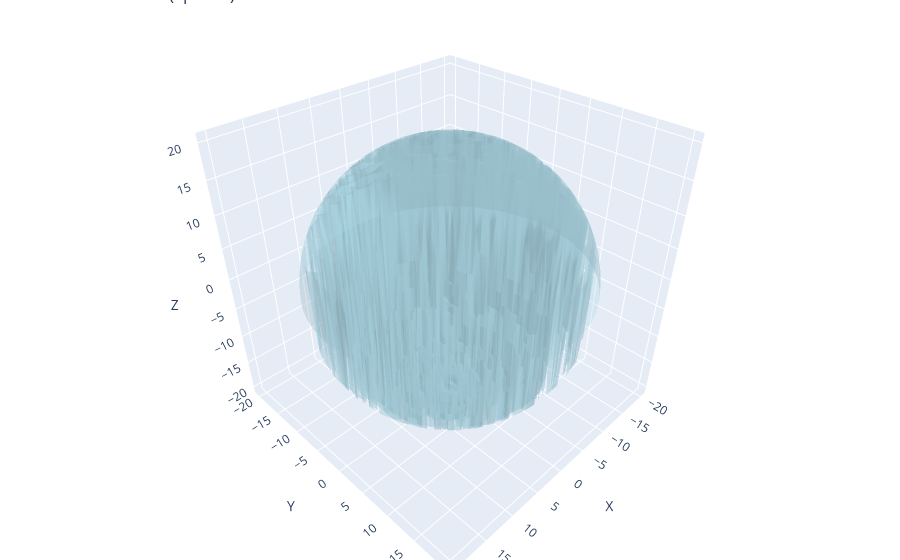

The code cell stored with this chart in its notebook:
### Code cell
import plotly.graph_objs as go
import numpy as np

# Create a sphere (representing the brain)
u = np.linspace(0, 2 * np.pi, 100)
v = np.linspace(0, np.pi, 100)
x = 20 * np.outer(np.cos(u), np.sin(v))
y = 20 * np.outer(np.sin(u), np.sin(v))
z = 20 * np.outer(np.ones(np.size(u)), np.cos(v))

# Create a Plotly mesh3d object to display the sphere (brain)
sphere = go.Mesh3d(
    x=x.flatten(),
    y=y.flatten(),
    z=z.flatten(),
    opacity=0.3,
    color='lightblue',
    showscale=False
)

# Create a layout for the plot
layout = go.Layout(
    title="3D Brain Model (Sphere)",
    scene=dict(
        xaxis=dict(title='X'),
        yaxis=dict(title='Y'),
        zaxis=dict(title='Z')
    ),
    margin=dict(l=0, r=0, b=0, t=0)
)

# Create the figure with the sphere
fig = go.Figure(data=[sphere], layout=layout)

# Show the plot
fig.show()

### Figure 1 — Plotly figure (JSON) as saved in the notebook; plotly's stock layout.template omitted (floating-point values rounded to 4 significant figures; data arrays with more than 128 entries replaced by an {"elided": "..."} marker saying what was removed)
{"data": [{"color": "lightblue", "opacity": 0.3, "showscale": false, "type": "mesh3d", "x": {"elided": "10000 float values"}, "y": {"elided": "10000 float values"}, "z": {"elided": "10000 float values"}}], "layout": {"margin": {"b": 0, "l": 0, "r": 0, "t": 0}, "scene": {"xaxis": {"title": {"text": "X"}}, "yaxis": {"title": {"text": "Y"}}, "zaxis": {"title": {"text": "Z"}}}, "title": {"text": "3D Brain Model (Sphere)"}}}
